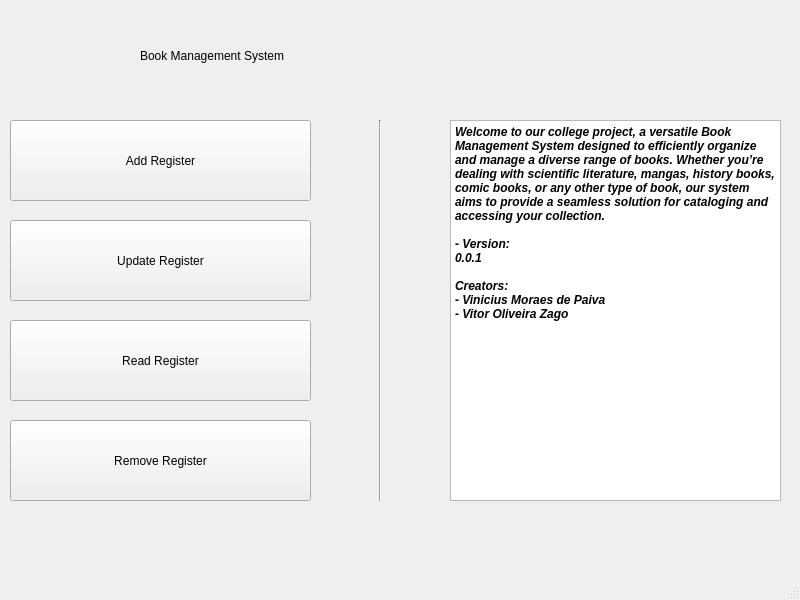
<?xml version="1.0" encoding="UTF-8"?>
<ui version="4.0">
 <class>MainWindow</class>
 <widget class="QMainWindow" name="MainWindow">
  <property name="geometry">
   <rect>
    <x>0</x>
    <y>0</y>
    <width>800</width>
    <height>600</height>
   </rect>
  </property>
  <property name="windowTitle">
   <string>MainWindow</string>
  </property>
  <widget class="QWidget" name="centralwidget">
   <widget class="QLabel" name="label">
    <property name="geometry">
     <rect>
      <x>140</x>
      <y>10</y>
      <width>541</width>
      <height>91</height>
     </rect>
    </property>
    <property name="minimumSize">
     <size>
      <width>0</width>
      <height>41</height>
     </size>
    </property>
    <property name="styleSheet">
     <string notr="true">font: 30pt &quot;Franklin Gothic Demi Cond&quot;;</string>
    </property>
    <property name="text">
     <string>Book Management System</string>
    </property>
   </widget>
   <widget class="QPushButton" name="pushButton">
    <property name="geometry">
     <rect>
      <x>10</x>
      <y>120</y>
      <width>301</width>
      <height>81</height>
     </rect>
    </property>
    <property name="text">
     <string>Add Register</string>
    </property>
   </widget>
   <widget class="QPushButton" name="pushButton_2">
    <property name="geometry">
     <rect>
      <x>10</x>
      <y>320</y>
      <width>301</width>
      <height>81</height>
     </rect>
    </property>
    <property name="text">
     <string>Read Register</string>
    </property>
   </widget>
   <widget class="QPushButton" name="pushButton_3">
    <property name="geometry">
     <rect>
      <x>10</x>
      <y>220</y>
      <width>301</width>
      <height>81</height>
     </rect>
    </property>
    <property name="text">
     <string>Update Register</string>
    </property>
   </widget>
   <widget class="QPushButton" name="pushButton_4">
    <property name="geometry">
     <rect>
      <x>10</x>
      <y>420</y>
      <width>301</width>
      <height>81</height>
     </rect>
    </property>
    <property name="text">
     <string>Remove Register</string>
    </property>
   </widget>
   <widget class="Line" name="line">
    <property name="geometry">
     <rect>
      <x>370</x>
      <y>120</y>
      <width>20</width>
      <height>381</height>
     </rect>
    </property>
    <property name="maximumSize">
     <size>
      <width>20</width>
      <height>16777215</height>
     </size>
    </property>
    <property name="styleSheet">
     <string notr="true">font: 48pt &quot;Segoe UI&quot;;</string>
    </property>
    <property name="orientation">
     <enum>Qt::Vertical</enum>
    </property>
   </widget>
   <widget class="QTextBrowser" name="textBrowser">
    <property name="geometry">
     <rect>
      <x>450</x>
      <y>120</y>
      <width>331</width>
      <height>381</height>
     </rect>
    </property>
    <property name="html">
     <string>&lt;!DOCTYPE HTML PUBLIC &quot;-//W3C//DTD HTML 4.0//EN&quot; &quot;http://www.w3.org/TR/REC-html40/strict.dtd&quot;&gt;
&lt;html&gt;&lt;head&gt;&lt;meta name=&quot;qrichtext&quot; content=&quot;1&quot; /&gt;&lt;meta charset=&quot;utf-8&quot; /&gt;&lt;style type=&quot;text/css&quot;&gt;
p, li { white-space: pre-wrap; }
hr { height: 1px; border-width: 0; }
li.unchecked::marker { content: &quot;\2610&quot;; }
li.checked::marker { content: &quot;\2612&quot;; }
&lt;/style&gt;&lt;/head&gt;&lt;body style=&quot; font-family:'Segoe UI'; font-size:9pt; font-weight:400; font-style:normal;&quot;&gt;
&lt;p style=&quot; margin-top:0px; margin-bottom:0px; margin-left:0px; margin-right:0px; -qt-block-indent:0; text-indent:0px;&quot;&gt;&lt;span style=&quot; font-weight:700; font-style:italic;&quot;&gt;Welcome to our college project, a versatile Book Management System designed to efficiently organize and manage a diverse range of books. Whether you’re dealing with scientific literature, mangas, history books, comic books, or any other type of book, our system aims to provide a seamless solution for cataloging and accessing your collection.&lt;/span&gt;&lt;/p&gt;
&lt;p style=&quot;-qt-paragraph-type:empty; margin-top:0px; margin-bottom:0px; margin-left:0px; margin-right:0px; -qt-block-indent:0; text-indent:0px; font-weight:700; font-style:italic;&quot;&gt;&lt;br /&gt;&lt;/p&gt;
&lt;p style=&quot; margin-top:0px; margin-bottom:0px; margin-left:0px; margin-right:0px; -qt-block-indent:0; text-indent:0px;&quot;&gt;&lt;span style=&quot; font-weight:700; font-style:italic;&quot;&gt;- Version:&lt;/span&gt;&lt;/p&gt;
&lt;p style=&quot; margin-top:0px; margin-bottom:0px; margin-left:0px; margin-right:0px; -qt-block-indent:0; text-indent:0px;&quot;&gt;&lt;span style=&quot; font-weight:700; font-style:italic;&quot;&gt;0.0.1&lt;/span&gt;&lt;/p&gt;
&lt;p style=&quot;-qt-paragraph-type:empty; margin-top:0px; margin-bottom:0px; margin-left:0px; margin-right:0px; -qt-block-indent:0; text-indent:0px; font-weight:700; font-style:italic;&quot;&gt;&lt;br /&gt;&lt;/p&gt;
&lt;p style=&quot; margin-top:0px; margin-bottom:0px; margin-left:0px; margin-right:0px; -qt-block-indent:0; text-indent:0px;&quot;&gt;&lt;span style=&quot; font-weight:700; font-style:italic;&quot;&gt;Creators:&lt;/span&gt;&lt;/p&gt;
&lt;p style=&quot; margin-top:0px; margin-bottom:0px; margin-left:0px; margin-right:0px; -qt-block-indent:0; text-indent:0px;&quot;&gt;&lt;span style=&quot; font-weight:700; font-style:italic;&quot;&gt;- Vinicius Moraes de Paiva&lt;/span&gt;&lt;/p&gt;
&lt;p style=&quot; margin-top:0px; margin-bottom:0px; margin-left:0px; margin-right:0px; -qt-block-indent:0; text-indent:0px;&quot;&gt;&lt;span style=&quot; font-weight:700; font-style:italic;&quot;&gt;- Vitor Oliveira Zago&lt;/span&gt;&lt;/p&gt;
&lt;p style=&quot;-qt-paragraph-type:empty; margin-top:0px; margin-bottom:0px; margin-left:0px; margin-right:0px; -qt-block-indent:0; text-indent:0px;&quot;&gt;&lt;br /&gt;&lt;/p&gt;
&lt;p style=&quot;-qt-paragraph-type:empty; margin-top:0px; margin-bottom:0px; margin-left:0px; margin-right:0px; -qt-block-indent:0; text-indent:0px; font-weight:700; font-style:italic;&quot;&gt;&lt;br /&gt;&lt;/p&gt;&lt;/body&gt;&lt;/html&gt;</string>
    </property>
   </widget>
  </widget>
  <widget class="QMenuBar" name="menubar">
   <property name="geometry">
    <rect>
     <x>0</x>
     <y>0</y>
     <width>800</width>
     <height>26</height>
    </rect>
   </property>
  </widget>
  <widget class="QStatusBar" name="statusbar"/>
 </widget>
 <resources/>
 <connections/>
</ui>
